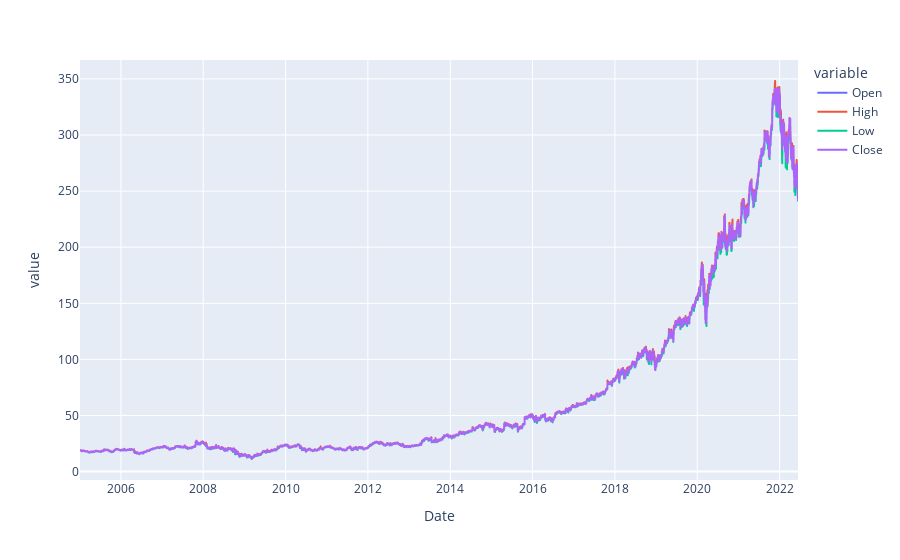

Notebook code cell kept with this figure:
### Code cell
hist[['Open', 'High', 'Low', 'Close']].plot()

### Figure 1 — Plotly figure (JSON) as saved in the notebook; plotly's stock layout.template omitted (floating-point values rounded to 4 significant figures; data arrays with more than 128 entries replaced by an {"elided": "..."} marker saying what was removed)
{"data": [{"hovertemplate": "variable=Open<br>Date=%{x}<br>value=%{y}<extra></extra>", "legendgroup": "Open", "line": {"color": "#636efa", "dash": "solid"}, "marker": {"symbol": "circle"}, "mode": "lines", "name": "Open", "showlegend": true, "type": "scattergl", "x": {"elided": "4392 str values"}, "xaxis": "x", "y": {"elided": "4392 float values"}, "yaxis": "y"}, {"hovertemplate": "variable=High<br>Date=%{x}<br>value=%{y}<extra></extra>", "legendgroup": "High", "line": {"color": "#EF553B", "dash": "solid"}, "marker": {"symbol": "circle"}, "mode": "lines", "name": "High", "showlegend": true, "type": "scattergl", "x": {"elided": "4392 str values"}, "xaxis": "x", "y": {"elided": "4392 float values"}, "yaxis": "y"}, {"hovertemplate": "variable=Low<br>Date=%{x}<br>value=%{y}<extra></extra>", "legendgroup": "Low", "line": {"color": "#00cc96", "dash": "solid"}, "marker": {"symbol": "circle"}, "mode": "lines", "name": "Low", "showlegend": true, "type": "scattergl", "x": {"elided": "4392 str values"}, "xaxis": "x", "y": {"elided": "4392 float values"}, "yaxis": "y"}, {"hovertemplate": "variable=Close<br>Date=%{x}<br>value=%{y}<extra></extra>", "legendgroup": "Close", "line": {"color": "#ab63fa", "dash": "solid"}, "marker": {"symbol": "circle"}, "mode": "lines", "name": "Close", "showlegend": true, "type": "scattergl", "x": {"elided": "4392 str values"}, "xaxis": "x", "y": {"elided": "4392 float values"}, "yaxis": "y"}], "layout": {"legend": {"title": {"text": "variable"}, "tracegroupgap": 0}, "margin": {"t": 60}, "xaxis": {"anchor": "y", "domain": [0, 1], "title": {"text": "Date"}}, "yaxis": {"anchor": "x", "domain": [0, 1], "title": {"text": "value"}}}}
